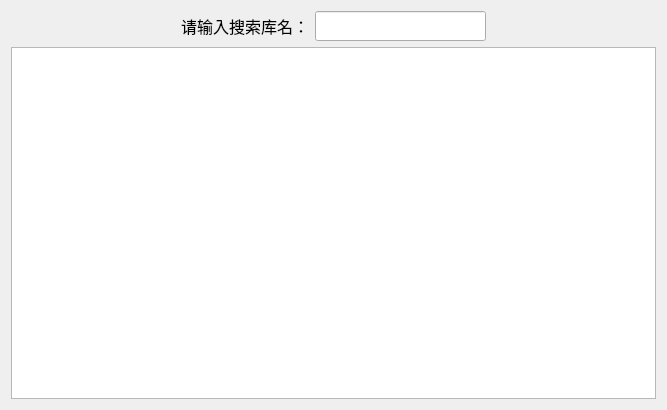
<?xml version="1.0" encoding="UTF-8"?>
<ui version="4.0">
 <class>search_kl_widget</class>
 <widget class="QWidget" name="search_kl_widget">
  <property name="geometry">
   <rect>
    <x>0</x>
    <y>0</y>
    <width>667</width>
    <height>410</height>
   </rect>
  </property>
  <property name="windowTitle">
   <string>Form</string>
  </property>
  <layout class="QGridLayout" name="gridLayout_2">
   <item row="0" column="0">
    <layout class="QHBoxLayout" name="horizontalLayout">
     <item>
      <spacer name="horizontalSpacer">
       <property name="orientation">
        <enum>Qt::Orientation::Horizontal</enum>
       </property>
       <property name="sizeHint" stdset="0">
        <size>
         <width>40</width>
         <height>20</height>
        </size>
       </property>
      </spacer>
     </item>
     <item>
      <widget class="QLabel" name="label">
       <property name="minimumSize">
        <size>
         <width>0</width>
         <height>30</height>
        </size>
       </property>
       <property name="sizeIncrement">
        <size>
         <width>0</width>
         <height>35</height>
        </size>
       </property>
       <property name="font">
        <font>
         <pointsize>12</pointsize>
        </font>
       </property>
       <property name="text">
        <string>请输入搜索库名：</string>
       </property>
      </widget>
     </item>
     <item>
      <widget class="QLineEdit" name="search_text">
       <property name="minimumSize">
        <size>
         <width>0</width>
         <height>30</height>
        </size>
       </property>
       <property name="sizeIncrement">
        <size>
         <width>0</width>
         <height>35</height>
        </size>
       </property>
      </widget>
     </item>
     <item>
      <spacer name="horizontalSpacer_2">
       <property name="orientation">
        <enum>Qt::Orientation::Horizontal</enum>
       </property>
       <property name="sizeHint" stdset="0">
        <size>
         <width>40</width>
         <height>20</height>
        </size>
       </property>
      </spacer>
     </item>
    </layout>
   </item>
   <item row="1" column="0">
    <widget class="QListWidget" name="show_listWidget"/>
   </item>
  </layout>
 </widget>
 <resources/>
 <connections/>
</ui>
